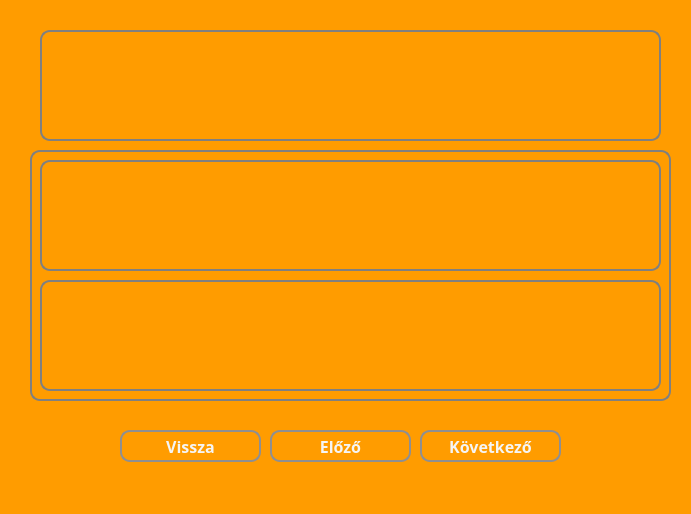
<?xml version="1.0" encoding="UTF-8"?>
<ui version="4.0">
 <class>MainWindow</class>
 <widget class="QMainWindow" name="MainWindow">
  <property name="geometry">
   <rect>
    <x>0</x>
    <y>0</y>
    <width>691</width>
    <height>514</height>
   </rect>
  </property>
  <property name="windowTitle">
   <string>Eredmény</string>
  </property>
  <property name="styleSheet">
   <string notr="true">* {
	background-color: #FF9C00;
	font-size: 16pt;
	color: grey;
}</string>
  </property>
  <widget class="QWidget" name="centralwidget">
   <widget class="QWidget" name="widget" native="true">
    <property name="geometry">
     <rect>
      <x>0</x>
      <y>0</y>
      <width>691</width>
      <height>481</height>
     </rect>
    </property>
    <property name="styleSheet">
     <string notr="true">* {
	background-color: #FF9C00;
    font-size: 16px;
    font-weight: bold;
}</string>
    </property>
    <widget class="QPushButton" name="nextButton">
     <property name="geometry">
      <rect>
       <x>420</x>
       <y>430</y>
       <width>141</width>
       <height>32</height>
      </rect>
     </property>
     <property name="font">
      <font>
       <family>Corbel</family>
       <pointsize>-1</pointsize>
       <bold>true</bold>
      </font>
     </property>
     <property name="styleSheet">
      <string notr="true">* {
	background-color: #FF9C00;
	border: 2px solid #8f8f91;
	border-radius: 10px;
	color: whitesmoke;
}

*:hover {
	background-color: #FFF200;
	color: #8f8f91;
}</string>
     </property>
     <property name="text">
      <string>Következő</string>
     </property>
    </widget>
    <widget class="QLabel" name="questionField">
     <property name="enabled">
      <bool>true</bool>
     </property>
     <property name="geometry">
      <rect>
       <x>40</x>
       <y>30</y>
       <width>621</width>
       <height>111</height>
      </rect>
     </property>
     <property name="font">
      <font>
       <family>Corbel</family>
       <pointsize>12</pointsize>
       <bold>true</bold>
      </font>
     </property>
     <property name="layoutDirection">
      <enum>Qt::LeftToRight</enum>
     </property>
     <property name="styleSheet">
      <string notr="true">* {
	border: 2px solid grey;
	border-radius: 10px;
	font-size: 12pt;
	color: whitesmoke;
}</string>
     </property>
     <property name="frameShape">
      <enum>QFrame::NoFrame</enum>
     </property>
     <property name="text">
      <string/>
     </property>
     <property name="textFormat">
      <enum>Qt::PlainText</enum>
     </property>
     <property name="scaledContents">
      <bool>true</bool>
     </property>
     <property name="alignment">
      <set>Qt::AlignCenter</set>
     </property>
    </widget>
    <widget class="QPushButton" name="backButton">
     <property name="geometry">
      <rect>
       <x>120</x>
       <y>430</y>
       <width>141</width>
       <height>32</height>
      </rect>
     </property>
     <property name="font">
      <font>
       <family>Corbel</family>
       <pointsize>-1</pointsize>
       <bold>true</bold>
      </font>
     </property>
     <property name="styleSheet">
      <string notr="true">* {
	background-color: #FF9C00;
	border: 2px solid #8f8f91;
	border-radius: 10px;
	color: whitesmoke;
}

*:hover {
	background-color: #FFF200;
	color: #8f8f91;
}</string>
     </property>
     <property name="text">
      <string>Vissza</string>
     </property>
    </widget>
    <widget class="QPushButton" name="previousButton">
     <property name="geometry">
      <rect>
       <x>270</x>
       <y>430</y>
       <width>141</width>
       <height>32</height>
      </rect>
     </property>
     <property name="font">
      <font>
       <family>Corbel</family>
       <pointsize>-1</pointsize>
       <bold>true</bold>
      </font>
     </property>
     <property name="styleSheet">
      <string notr="true">* {
	background-color: #FF9C00;
	border: 2px solid #8f8f91;
	border-radius: 10px;
	color: whitesmoke;
}

*:hover {
	background-color: #FFF200;
	color: #8f8f91;
}</string>
     </property>
     <property name="text">
      <string>Előző</string>
     </property>
    </widget>
    <widget class="QLabel" name="answerBox">
     <property name="enabled">
      <bool>true</bool>
     </property>
     <property name="geometry">
      <rect>
       <x>30</x>
       <y>150</y>
       <width>641</width>
       <height>251</height>
      </rect>
     </property>
     <property name="font">
      <font>
       <family>Corbel</family>
       <pointsize>12</pointsize>
       <bold>true</bold>
      </font>
     </property>
     <property name="layoutDirection">
      <enum>Qt::LeftToRight</enum>
     </property>
     <property name="styleSheet">
      <string notr="true">* {
	border: 2px solid grey;
	border-radius: 10px;
	font-size: 12pt;
	color: grey;
}</string>
     </property>
     <property name="frameShape">
      <enum>QFrame::NoFrame</enum>
     </property>
     <property name="text">
      <string/>
     </property>
     <property name="textFormat">
      <enum>Qt::PlainText</enum>
     </property>
     <property name="scaledContents">
      <bool>true</bool>
     </property>
     <property name="alignment">
      <set>Qt::AlignCenter</set>
     </property>
    </widget>
    <widget class="QLabel" name="userAnswerField">
     <property name="enabled">
      <bool>true</bool>
     </property>
     <property name="geometry">
      <rect>
       <x>40</x>
       <y>280</y>
       <width>621</width>
       <height>111</height>
      </rect>
     </property>
     <property name="font">
      <font>
       <family>Corbel</family>
       <pointsize>12</pointsize>
       <bold>true</bold>
      </font>
     </property>
     <property name="layoutDirection">
      <enum>Qt::LeftToRight</enum>
     </property>
     <property name="styleSheet">
      <string notr="true">* {
	border: 2px solid grey;
	border-radius: 10px;
	font-size: 12pt;
	color: whitesmoke;
}</string>
     </property>
     <property name="frameShape">
      <enum>QFrame::NoFrame</enum>
     </property>
     <property name="text">
      <string/>
     </property>
     <property name="textFormat">
      <enum>Qt::PlainText</enum>
     </property>
     <property name="scaledContents">
      <bool>true</bool>
     </property>
     <property name="alignment">
      <set>Qt::AlignCenter</set>
     </property>
    </widget>
    <widget class="QLabel" name="answerField">
     <property name="enabled">
      <bool>true</bool>
     </property>
     <property name="geometry">
      <rect>
       <x>40</x>
       <y>160</y>
       <width>621</width>
       <height>111</height>
      </rect>
     </property>
     <property name="font">
      <font>
       <family>Corbel</family>
       <pointsize>12</pointsize>
       <bold>true</bold>
      </font>
     </property>
     <property name="layoutDirection">
      <enum>Qt::LeftToRight</enum>
     </property>
     <property name="styleSheet">
      <string notr="true">* {
	border: 2px solid grey;
	border-radius: 10px;
	font-size: 12pt;
	color: whitesmoke;
}</string>
     </property>
     <property name="frameShape">
      <enum>QFrame::NoFrame</enum>
     </property>
     <property name="text">
      <string/>
     </property>
     <property name="textFormat">
      <enum>Qt::PlainText</enum>
     </property>
     <property name="scaledContents">
      <bool>true</bool>
     </property>
     <property name="alignment">
      <set>Qt::AlignCenter</set>
     </property>
    </widget>
   </widget>
  </widget>
  <widget class="QStatusBar" name="statusbar"/>
 </widget>
 <resources/>
 <connections/>
</ui>
